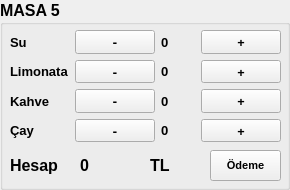
     <widget class="QGroupBox" name="groupBox_2">
      <property name="font">
       <font>
        <family>Leelawadee UI</family>
        <pointsize>12</pointsize>
        <weight>75</weight>
        <bold>true</bold>
       </font>
      </property>
      <property name="title">
       <string>MASA 5</string>
      </property>
      <widget class="QLabel" name="label_68">
       <property name="geometry">
        <rect>
         <x>10</x>
         <y>150</y>
         <width>81</width>
         <height>31</height>
        </rect>
       </property>
       <property name="text">
        <string>Hesap</string>
       </property>
      </widget>
      <widget class="QWidget" name="gridLayoutWidget_6">
       <property name="geometry">
        <rect>
         <x>10</x>
         <y>30</y>
         <width>271</width>
         <height>112</height>
        </rect>
       </property>
       <layout class="QGridLayout" name="gridLayout_7">
        <item row="1" column="3">
         <widget class="QPushButton" name="pushButton_46">
          <property name="font">
           <font>
            <family>Bauhaus 93</family>
            <pointsize>10</pointsize>
           </font>
          </property>
          <property name="text">
           <string>+</string>
          </property>
         </widget>
        </item>
        <item row="2" column="1">
         <widget class="QPushButton" name="pushButton_47">
          <property name="font">
           <font>
            <family>Bauhaus 93</family>
            <pointsize>10</pointsize>
           </font>
          </property>
          <property name="text">
           <string>-</string>
          </property>
         </widget>
        </item>
        <item row="1" column="1">
         <widget class="QPushButton" name="pushButton_48">
          <property name="font">
           <font>
            <family>Bauhaus 93</family>
            <pointsize>10</pointsize>
           </font>
          </property>
          <property name="text">
           <string>-</string>
          </property>
         </widget>
        </item>
        <item row="2" column="3">
         <widget class="QPushButton" name="pushButton_49">
          <property name="font">
           <font>
            <family>Bauhaus 93</family>
            <pointsize>10</pointsize>
           </font>
          </property>
          <property name="text">
           <string>+</string>
          </property>
         </widget>
        </item>
        <item row="3" column="3">
         <widget class="QPushButton" name="pushButton_50">
          <property name="font">
           <font>
            <family>Bauhaus 93</family>
            <pointsize>10</pointsize>
           </font>
          </property>
          <property name="text">
           <string>+</string>
          </property>
         </widget>
        </item>
        <item row="3" column="1">
         <widget class="QPushButton" name="pushButton_51">
          <property name="font">
           <font>
            <family>Bauhaus 93</family>
            <pointsize>10</pointsize>
           </font>
          </property>
          <property name="text">
           <string>-</string>
          </property>
         </widget>
        </item>
        <item row="3" column="0">
         <widget class="QLabel" name="label_59">
          <property name="font">
           <font>
            <pointsize>10</pointsize>
           </font>
          </property>
          <property name="text">
           <string>Çay</string>
          </property>
         </widget>
        </item>
        <item row="0" column="0">
         <widget class="QLabel" name="label_60">
          <property name="font">
           <font>
            <pointsize>10</pointsize>
           </font>
          </property>
          <property name="text">
           <string>Su</string>
          </property>
         </widget>
        </item>
        <item row="0" column="3">
         <widget class="QPushButton" name="pushButton_52">
          <property name="font">
           <font>
            <family>Bauhaus 93</family>
            <pointsize>10</pointsize>
           </font>
          </property>
          <property name="text">
           <string>+</string>
          </property>
         </widget>
        </item>
        <item row="0" column="1">
         <widget class="QPushButton" name="pushButton_53">
          <property name="font">
           <font>
            <family>Bauhaus 93</family>
            <pointsize>10</pointsize>
           </font>
          </property>
          <property name="text">
           <string>-</string>
          </property>
         </widget>
        </item>
        <item row="1" column="0">
         <widget class="QLabel" name="label_61">
          <property name="font">
           <font>
            <pointsize>10</pointsize>
           </font>
          </property>
          <property name="text">
           <string>Limonata</string>
          </property>
         </widget>
        </item>
        <item row="2" column="0">
         <widget class="QLabel" name="label_62">
          <property name="font">
           <font>
            <pointsize>10</pointsize>
           </font>
          </property>
          <property name="text">
           <string>Kahve</string>
          </property>
         </widget>
        </item>
        <item row="0" column="2">
         <widget class="QLabel" name="label_63">
          <property name="font">
           <font>
            <pointsize>10</pointsize>
           </font>
          </property>
          <property name="text">
           <string>0</string>
          </property>
         </widget>
        </item>
        <item row="1" column="2">
         <widget class="QLabel" name="label_64">
          <property name="font">
           <font>
            <pointsize>10</pointsize>
           </font>
          </property>
          <property name="text">
           <string>0</string>
          </property>
         </widget>
        </item>
        <item row="2" column="2">
         <widget class="QLabel" name="label_65">
          <property name="font">
           <font>
            <pointsize>10</pointsize>
           </font>
          </property>
          <property name="text">
           <string>0</string>
          </property>
         </widget>
        </item>
        <item row="3" column="2">
         <widget class="QLabel" name="label_66">
          <property name="font">
           <font>
            <pointsize>10</pointsize>
           </font>
          </property>
          <property name="text">
           <string>0</string>
          </property>
         </widget>
        </item>
       </layout>
      </widget>
      <widget class="QLabel" name="label_67">
       <property name="geometry">
        <rect>
         <x>80</x>
         <y>150</y>
         <width>71</width>
         <height>31</height>
        </rect>
       </property>
       <property name="text">
        <string>0</string>
       </property>
      </widget>
      <widget class="QPushButton" name="pushButton_45">
       <property name="geometry">
        <rect>
         <x>210</x>
         <y>150</y>
         <width>71</width>
         <height>31</height>
        </rect>
       </property>
       <property name="font">
        <font>
         <pointsize>8</pointsize>
        </font>
       </property>
       <property name="text">
        <string>Ödeme</string>
       </property>
      </widget>
      <widget class="QLabel" name="label_81">
       <property name="geometry">
        <rect>
         <x>150</x>
         <y>150</y>
         <width>51</width>
         <height>31</height>
        </rect>
       </property>
       <property name="text">
        <string>TL</string>
       </property>
      </widget>
     </widget>
